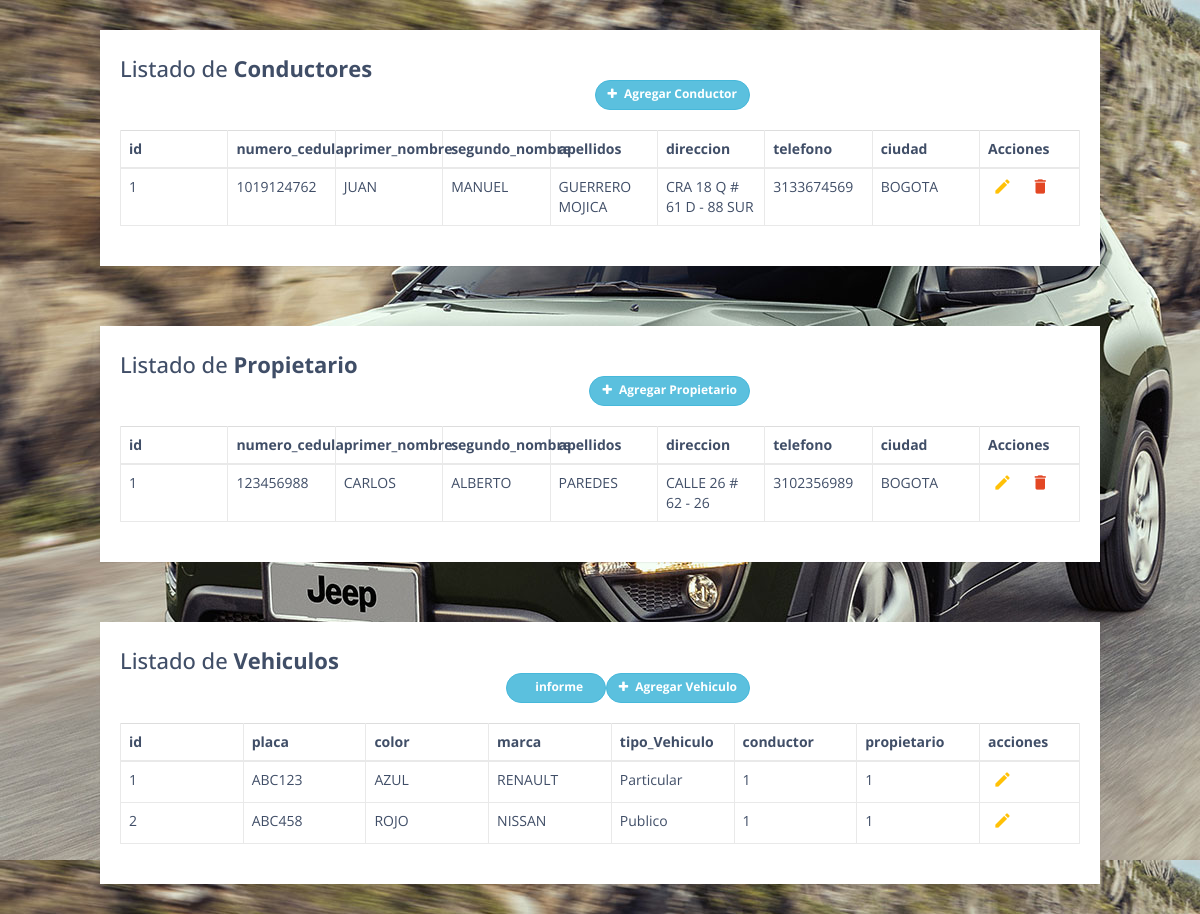
The page / on the database its author committed.
### tables this page shows
CREATE TABLE `conductor` (
  `id` int(11) NOT NULL,
  `numero_cedula` int(20) NOT NULL,
  `primer_nombre` varchar(500) NOT NULL,
  `segundo_nombre` varchar(100) NOT NULL,
  `apellidos` varchar(100) NOT NULL,
  `direccion` varchar(255) NOT NULL,
  `telefono` varchar(255) NOT NULL,
  `ciudad` varchar(255) NOT NULL
);

CREATE TABLE `propietario` (
  `id` int(11) NOT NULL,
  `numero_cedula` int(20) NOT NULL,
  `primer_nombre` varchar(500) NOT NULL,
  `segundo_nombre` varchar(100) NOT NULL,
  `apellidos` varchar(100) NOT NULL,
  `direccion` varchar(255) NOT NULL,
  `telefono` varchar(255) NOT NULL,
  `ciudad` varchar(255) NOT NULL
);

CREATE TABLE `vehiculo` (
  `id` int(11) NOT NULL,
  `placa` varchar(100) NOT NULL,
  `color` varchar(20) NOT NULL,
  `marca` varchar(20) NOT NULL,
  `tipo_Vehiculo` varchar(25) NOT NULL,
  `conductor` int(11) NOT NULL,
  `propietario` int(11) NOT NULL
);

### database.php (called while the page is built, shortened)
<?php
	class Database{
		private $con;
		private $dbhost="localhost";
		private $dbuser="root";
		private $dbpass="";
		private $dbname="acme";
		public function connect_db(){
			$this->con = mysqli_connect($this->dbhost, $this->dbuser, $this->dbpass, $this->dbname);
		}
		public function read(){
			$sql = "SELECT * FROM conductor";
			$res = mysqli_query($this->con, $sql);
			return $res;
		}
	}
?>

### databasepropietario.php (called while the page is built, shortened)
<?php
	class Database1{
		private $con;
		private $dbhost="localhost";
		private $dbuser="root";
		private $dbpass="";
		private $dbname="acme";
		public function connect_db(){
			$this->con = mysqli_connect($this->dbhost, $this->dbuser, $this->dbpass, $this->dbname);
		}
		public function read(){
			$sql = "SELECT * FROM propietario";
			$res = mysqli_query($this->con, $sql);
			return $res;
		}
	}
?>

### databasevehiculo.php (called while the page is built, shortened)
<?php
	class Database2{
		private $con;
		private $dbhost="localhost";
		private $dbuser="root";
		private $dbpass="";
		private $dbname="acme";
		public function connect_db(){
			$this->con = mysqli_connect($this->dbhost, $this->dbuser, $this->dbpass, $this->dbname);
		}
		public function read(){
			$sql = "SELECT * FROM vehiculo";
			$res = mysqli_query($this->con, $sql);
			return $res;
		}
	}
?>

### index.php (the view, shortened to what this page needs)
<!DOCTYPE html>
<html lang="en">
<head>
<link rel="stylesheet" href="https://maxcdn.bootstrapcdn.com/font-awesome/4.7.0/css/font-awesome.min.css">
<link rel="stylesheet" href="https://maxcdn.bootstrapcdn.com/bootstrap/3.3.7/css/bootstrap.min.css">
<link rel="stylesheet" href="css/custom.css">
</head>
<body>
    <div class="container">
        <div class="table-wrapper">
            <div class="table-title">
                <div class="row">
                    <div class="col-sm-8"><h2>Listado de  <b>Conductores</b></h2></div>
                    <div class="col-sm-8">
                        <a href="create.php" class="btn btn-info add-new"><i class="fa fa-plus"></i> Agregar Conductor</a>
                    </div>
                </div>
            </div>
            <table class="table table-bordered">
                <thead>
                    <tr>
                        <th>id</th>
                         <th>numero_cedula</th>
                        <th>primer_nombre</th>
                        <th>segundo_nombre</th>
                        <th>apellidos</th>
                        <th>direccion</th>
                        <th>telefono</th>
						<th>ciudad</th>
                        <th>Acciones</th>
                    </tr>
                </thead>
				<?php
				include ('database.php');
				$Conductor = new Database();
				$listado=$Conductor->read();
				?>
                <tbody>
				<?php
					while ($row=mysqli_fetch_object($listado)){
						$id=$row->id;
						$numero_cedula=$row->numero_cedula;
						$primer_nombre=$row->primer_nombre;
						$segundo_nombre=$row->segundo_nombre;
                        $apellidos=$row->apellidos;
                        $direccion=$row->direccion;
                        $telefono=$row->telefono;
						$ciudad=$row->ciudad;
				?>
					<tr>
                        <td><?php echo $id;?></td>
                        <td><?php echo $numero_cedula;?></td>
                        <td><?php echo $primer_nombre;?></td>
                        <td><?php echo $segundo_nombre;?></td>
                        <td><?php echo $apellidos;?></td>
                        <td><?php echo $direccion;?></td>
                        <td><?php echo $telefono;?></td>
						<td><?php echo $ciudad;?></td>
                        <td>
						    <a href="update.php?id=<?php echo $id;?>" class="edit" title="Editar" data-toggle="tooltip"><i class="material-icons">&#xE254;</i></a>
                            <a href="delete.php?id=<?php echo $id;?>" class="delete" title="Eliminar" data-toggle="tooltip"><i class="material-icons">&#xE872;</i></a>
                        </td>
                    </tr>
				<?php
					}
				?>
                </tbody>
            </table>
        </div>
    </div>
    <div class="container">
        <div class="table-wrapper">
            <div class="table-title">
                <div class="row">
                    <div class="col-sm-8"><h2>Listado de  <b>Propietario</b></h2></div>
                    <div class="col-sm-8">
                        <a href="createpropietario.php" class="btn btn-info add-new"><i class="fa fa-plus"></i> Agregar Propietario</a>
                    </div>
                </div>
            </div>
            <table class="table table-bordered">
                <thead>
                    <tr>
                        <th>id</th>
                        <th>numero_cedula</th>
                        <th>primer_nombre</th>
                        <th>segundo_nombre</th>
                        <th>apellidos</th>
                        <th>direccion</th>
                        <th>telefono</th>
                        <th>ciudad</th>
                        <th>Acciones</th>
                    </tr>
                </thead>
                <?php
                include ('databasepropietario.php');
                $Propietario = new Database1();
                $listado=$Propietario->read();
                ?>
                <tbody>
                <?php
                    while ($row=mysqli_fetch_object($listado)){
                        $id=$row->id;
                        $numero_cedula=$row->numero_cedula;
                        $primer_nombre=$row->primer_nombre;
                        $segundo_nombre=$row->segundo_nombre;
                        $apellidos=$row->apellidos;
                        $direccion=$row->direccion;
                        $telefono=$row->telefono;
                        $ciudad=$row->ciudad;
                ?>
                    <tr>
                        <td><?php echo $id;?></td>
                        <td><?php echo $numero_cedula;?></td>
                        <td><?php echo $primer_nombre;?></td>
                        <td><?php echo $segundo_nombre;?></td>
                        <td><?php echo $apellidos;?></td>
                        <td><?php echo $direccion;?></td>
                        <td><?php echo $telefono;?></td>
                        <td><?php echo $ciudad;?></td>
                        <td>
                            <a href="updatepropietario.php?id=<?php echo $id;?>" class="edit" title="Editar" data-toggle="tooltip"><i class="material-icons">&#xE254;</i></a>
                            <a href="deletepropietario.php?id=<?php echo $id;?>" class="delete" title="Eliminar" data-toggle="tooltip"><i class="material-icons">&#xE872;</i></a>
                        </td>
                    </tr>
                <?php
                    }
                ?>
                </tbody>
            </table>
        </div>
    </div>
    <div class="container">
        <div class="table-wrapper">
            <div class="table-title">
                <div class="row">
                    <div class="col-sm-8"><h2>Listado de  <b>Vehiculos</b></h2></div>
                    <div class="col-sm-8">
                        <a href="createvehiculo.php" class="btn btn-info add-new"><i class="fa fa-plus"></i> Agregar Vehiculo</a>
                         <a href="informe.php" class="btn btn-info add-new"><i class="fa"></i> informe</a>
                    </div>
                </div>
            </div>
            <table class="table table-bordered">
                <thead>
                    <tr>
                        <th>id</th>
                        <th>placa</th>
                        <th>color</th>
                        <th>marca</th>
                        <th>tipo_Vehiculo</th>
                        <th>conductor</th>
                        <th>propietario</th>
                        <th>acciones</th>
                    </tr>
                </thead>
                <?php
                include ('databasevehiculo.php');
                $Vehiculo = new Database2();
                $listado=$Vehiculo->read();
                ?>
                <tbody>
                <?php
                    while ($row=mysqli_fetch_object($listado)){
                        $id=$row->id;
                        $placa=$row->placa;
                        $color=$row->color;
                        $marca=$row->marca;
                        $tipo_Vehiculo=$row->tipo_Vehiculo;
                        $conductor=$row->conductor;
                        $propietario=$row->propietario;
                ?>
                    <tr>
                        <td><?php echo $id;?></td>
                        <td><?php echo $placa;?></td>
                        <td><?php echo $color;?></td>
                        <td><?php echo $marca;?></td>
                        <td><?php echo $tipo_Vehiculo;?></td>
                        <td><?php echo $conductor;?></td>
                        <td><?php echo $propietario;?></td>
                        <td>
                            <a href="updatevehiculo.php?id=<?php echo $id;?>" class="edit" title="Editar" data-toggle="tooltip"><i class="material-icons">&#xE254;</i></a>
                        </td>
                    </tr>
                <?php
                    }
                ?>
                </tbody>
            </table>
        </div>
    </div>
</body>
</html>

### custom.css (style rules this page uses)
body { color: #404E67; background: #F5F7FA; font-family: 'Open Sans', sans-serif; background-image: url('../fondo.jpg'); }
.table-wrapper { width: 1000px; margin: 30px auto; background: #fff; padding: 20px; box-shadow: 0 1px 1px rgba(0,0,0,.05); }
.table-title { padding-bottom: 10px; margin: 0 0 10px; }
.table-title h2 { margin: 6px 0 0; font-size: 22px; }
.table-title .add-new { float: right; height: 30px; font-weight: bold; font-size: 12px; text-shadow: none; min-width: 100px; border-radius: 50px; line-height: 13px; }
.table-title .add-new i { margin-right: 4px; }
table.table { table-layout: fixed; }
table.table tr th, table.table tr td { border-color: #e9e9e9; }
table.table th:last-child { width: 100px; }
table.table td a { cursor: pointer; display: inline-block; margin: 0 5px; min-width: 24px; }
table.table td a.edit { color: #FFC107; }
table.table td a.delete { color: #E34724; }
table.table td i { font-size: 19px; }

### rows shown on the page
conductor: id "1", numero_cedula "1019124762", primer_nombre "JUAN", segundo_nombre "MANUEL", apellidos "GUERRERO MOJICA", direccion "CRA 18 Q # 61 D - 88 SUR", telefono "3133674569", ciudad "BOGOTA"
propietario: id "1", numero_cedula "123456988", primer_nombre "CARLOS", segundo_nombre "ALBERTO", apellidos "PAREDES", direccion "CALLE 26 # 62 - 26", telefono "3102356989", ciudad "BOGOTA"
vehiculo: id "1", placa "ABC123", color "AZUL", marca "RENAULT", tipo_Vehiculo "Particular", conductor "1", propietario "1"
vehiculo: id "2", placa "ABC458", color "ROJO", marca "NISSAN", tipo_Vehiculo "Publico", conductor "1", propietario "1"
